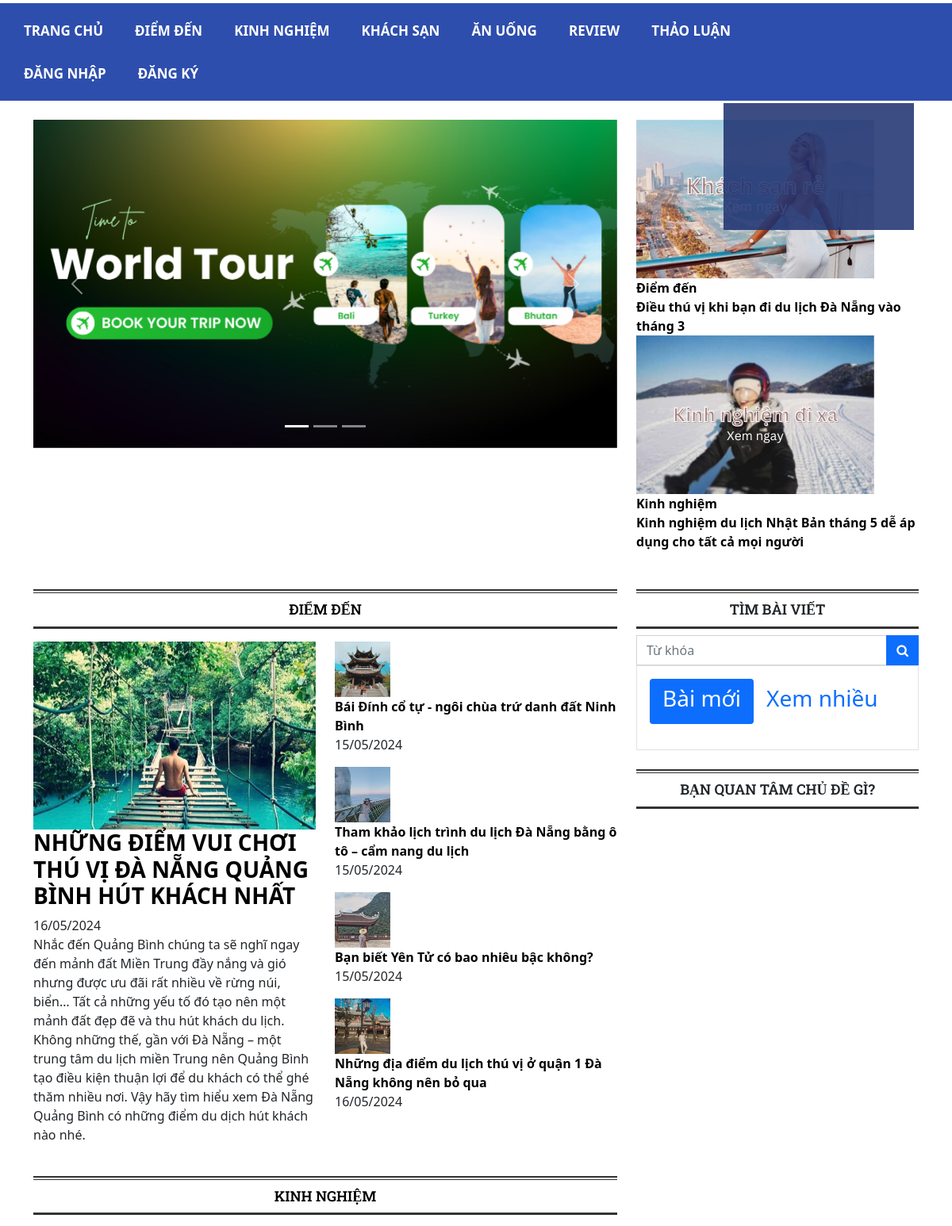
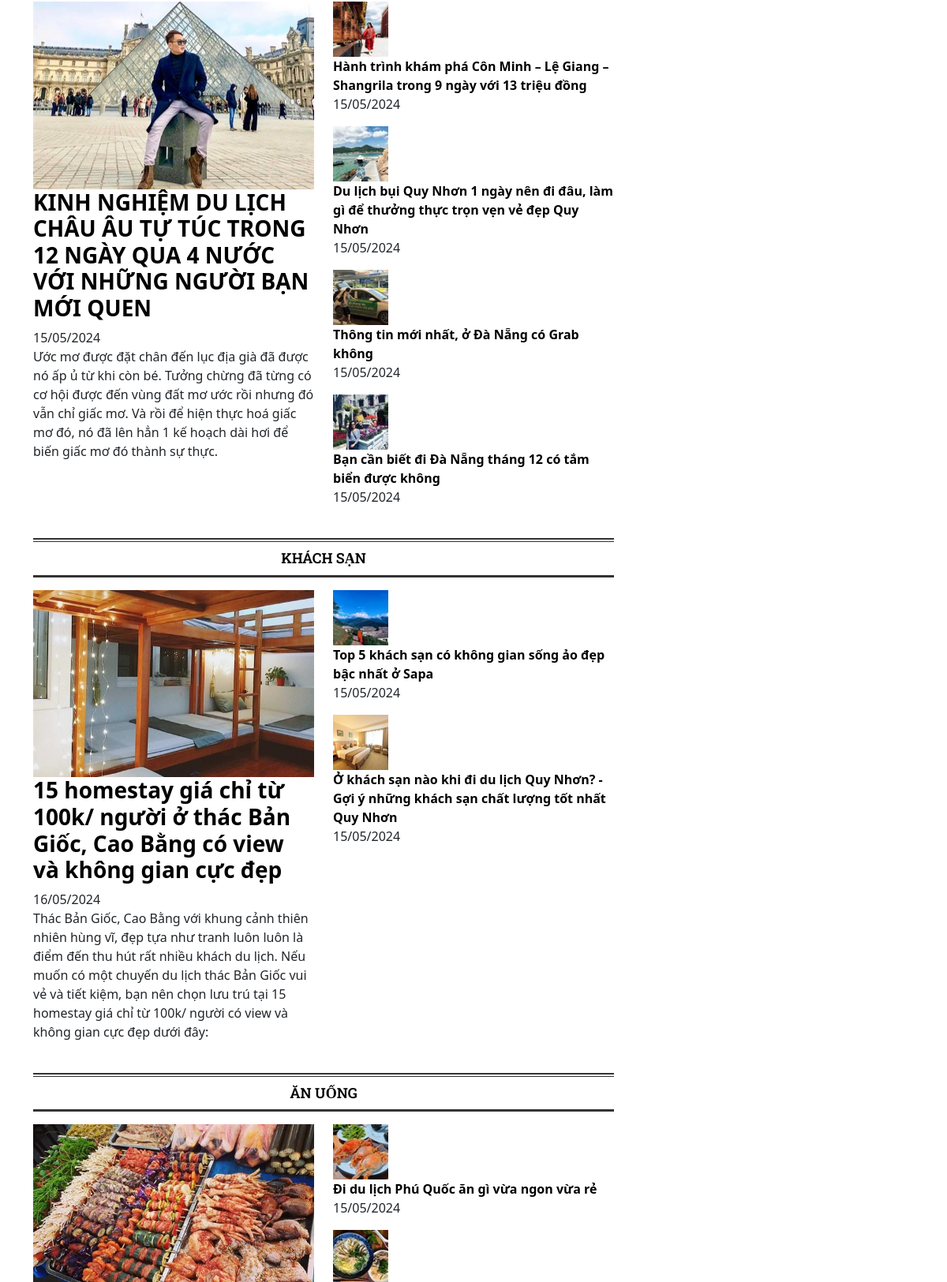
/Main/frontend/home.php (upper part), run on the app's committed database (2 pictures, top to bottom).
### tables this page shows
CREATE TABLE `danhmuc` (
  `danhmuc_id` int NOT NULL,
  `ten_danhmuc` varchar(255) NOT NULL
);

CREATE TABLE `baiviet` (
  `baiviet_id` int NOT NULL,
  `author_id` int NOT NULL,
  `danhmuc_id` int NOT NULL,
  `tieude` varchar(500) NOT NULL,
  `content` varchar(10000) NOT NULL,
  `anh` varchar(1000) NOT NULL,
  `tomtat` varchar(1000) NOT NULL,
  `Ngaytao` date NOT NULL,
  `luotxem` int NOT NULL
);

### Main/frontend/database.php (called while the page is built, shortened)
<?php
class Database
{
    public $host = "localhost";
    public $user = "root";
    public $pass  = "";
    public $dbname  = "review";
    public $link;
    private function connectDB()
    {
        $this->link = new mysqli(
            $this->host,
            $this->user,
            $this->pass,
            $this->dbname
        );
    }
    public function select($query)
    {
        $result = $this->link->query($query) or
            die($this->link->error . __LINE__);
        if ($result->num_rows > 0) {
            return $result;
        } else {
            return false;
        }
    }
}

### Main/backend/category_class.php (called while the page is built, shortened)
<?php
include_once "database.php";
?>
<?php
class category
{
    private $db;
    public function __construct()
    {
        $this->db = new Database();
    }
    public function show_category()
    {
        $query = "SELECT danhmuc.*, COUNT(baiviet.baiviet_id)
        FROM danhmuc LEFT JOIN baiviet ON danhmuc.danhmuc_id = baiviet.danhmuc_id
        GROUP BY danhmuc_id, ten_danhmuc
        ORDER BY danhmuc_id ASC";
        $result = $this->db->select($query);
        return $result;
    }
    public function show_name_category()
    {
        $query = "SELECT ten_danhmuc FROM danhmuc ORDER BY danhmuc_id ASC";
        $result = $this->db->select($query);
        return $result;
    }
}
?>

### Main/backend/article_class.php (called while the page is built, shortened)
<?php
include_once 'database.php';
?>
<?php
class article
{
    private $db;
    public function __construct()
    {
        $this->db = new Database();
    }
    public function show_top_article($top_article)
    {
        $query = "SELECT baiviet.*
        FROM baiviet JOIN danhmuc ON baiviet.danhmuc_id = danhmuc.danhmuc_id
        WHERE danhmuc.ten_danhmuc = '$top_article'
        ORDER BY baiviet_id
        LIMIT 5 ";
        $result = $this->db->select($query);
        return $result;
    }
}
?>

### Main/frontend/home.php (the view, shortened to what this page needs)
<?php
include 'header.php';
include_once "../backend/article_class.php";
include_once "../backend/category_class.php";
?>
<?php
$category = new category;
$show_name_category = $category->show_name_category();
$article = new article;
?>
<body id="top">
    <div class="container mt-4 pb-sm-5 pb-0">
        <div class="row">
            <div class="col-lg-8 col-md-12">
                <div id="carouselExampleIndicators" class="carousel slide" data-bs-ride="carousel">
                    <div class="carousel-indicators">
                        <button type="button" data-bs-target="#carouselExampleIndicators" data-bs-slide-to="0" class="active" aria-current="true" aria-label="Slide 1"></button>
                        <button type="button" data-bs-target="#carouselExampleIndicators" data-bs-slide-to="1" aria-label="Slide 2"></button>
                        <button type="button" data-bs-target="#carouselExampleIndicators" data-bs-slide-to="2" aria-label="Slide 3"></button>
                    </div>
                    <div class="carousel-inner">
                        <div class="carousel-item active">
                            <img src="img/baackground_2.png" class="d-block w-100" alt="ảnh">
                        </div>
                    </div>
                    <button class="carousel-control-prev" type="button" data-bs-target="#carouselExampleIndicators" data-bs-slide="prev">
                        <span class="carousel-control-prev-icon" aria-hidden="true"></span>
                    </button>
                    <button class="carousel-control-next" type="button" data-bs-target="#carouselExampleIndicators" data-bs-slide="next">
                        <span class="carousel-control-next-icon" aria-hidden="true"></span>
                    </button>
                </div>
            </div>
            <div class="col-lg-4 col-md-12 pl-lg-0">
                <div class="fixed-article">
                    <a href="/" class="item-overlay-text">
                        <div class="caption">
                            <span>Điểm đến</span>
                            <div>Điều thú vị khi bạn đi du lịch Đà Nẵng vào tháng 3</div>
                        </div>
                    </a>
                </div>
                <div class="fixed-article">
                    <a href="/" class="item-overlay-text">
                        <img src="img/2.png" class="img-fluid" alt="ảnh" />
                        <div class="caption">
                            <span>Kinh nghiệm</span>
                            <div>Kinh nghiệm du lịch Nhật Bản tháng 5 dễ áp dụng cho tất cả mọi người</div>
                        </div>
                    </a>
                </div>
            </div>
        </div>
        <div class="row mt-4">
            <?php
            if ($show_name_category) {
                $first_category = false;
                foreach ($show_name_category as $result_danhmuc) {
                    if (!$first_category) {
            ?>
                        <div class="col-lg-8">
                            <div class="blog-box-title mt-4">
                                <h2><a href="/"><?php echo $result_danhmuc['ten_danhmuc']; ?></a></h2>
                            </div>
                            <div class="row">
                                <div class="col-md-6">
                                    <?php
                                    $top_article = $result_danhmuc['ten_danhmuc'];
                                    $show_top_article = $article->show_top_article($top_article);
                                    if ($show_top_article) {
                                        $top_article_array = [];
                                        while ($row = $show_top_article->fetch_assoc()) {
                                            $top_article_array[] = $row;
                                        }
                                        $top_article_length = count($top_article_array);
                                        for ($i = 0; $i < $top_article_length; $i++) {
                                            $article_data = $top_article_array[$i];
                                            if ($i === 0) {
                                    ?>
                                                <div class="first-post">
                                                    <a href="detail.php?baiviet_id=<?php echo $article_data['baiviet_id']; ?>" class="zoom-img">
                                                        <img src="../backend/uploads/<?php echo $article_data["anh"]; ?>" class="img-fluid" alt="ảnh">
                                                    </a>
                                                    <h3><a href="detail.php?baiviet_id=<?php echo $article_data['baiviet_id']; ?>"><?php echo $article_data["tieude"]; ?></a></h3>
                                                    <div class="date-meta"><?php echo date('d/m/Y', strtotime($article_data['Ngaytao'])); ?></div>
                                                    <p><?php echo $article_data["tomtat"]; ?></p>
                                                </div>
                                    <?php
                                            } else {
                                                break;
                                            }
                                        }
                                    }
                                    ?>
                                </div>
                                <div class="col-md-6 mt-3 mt-md-0">
                                    <?php for ($i = 1; $i < $top_article_length; $i++) {
                                        $article_data = $top_article_array[$i];
                                    ?>
                                        <div class="item-article-list">
                                            <a href="detail.php?baiviet_id=<?php echo $article_data['baiviet_id']; ?>" class="img-thumb">
                                                <img src="../backend/uploads/<?php echo $article_data['anh']; ?>" alt="ảnh" width="70" height="70" />
                                            </a>
                                            <div class="caption">
                                                <a href="detail.php?baiviet_id=<?php echo $article_data['baiviet_id']; ?>"><?php echo $article_data['tieude']; ?></a>
                                                <p class="date-meta"><?php echo date('d/m/Y', strtotime($article_data['Ngaytao'])); ?></p>
                                            </div>
                                        </div>
                                    <?php   } ?>
                                </div>
                            </div>
                        </div>
            <?php
                    }
                    $first_category = true;
                }
            }
            ?>
            <?php
            include 'search.php';
            ?>
            <?php
            if ($show_name_category) {
                foreach ($show_name_category as $result_danhmuc) {
                    if ($result_danhmuc['ten_danhmuc'] != "ĐIỂM ĐẾN") {
            ?>
                        <div class="col-lg-8">
                            <div class="blog-box-title mt-4">
                                <h2><a href="/"><?php echo $result_danhmuc['ten_danhmuc']; ?></a></h2>
                            </div>
                            <div class="row">
                                <div class="col-md-6">
                                    <?php
                                    $top_article = $result_danhmuc['ten_danhmuc'];
                                    $show_top_article = $article->show_top_article($top_article);
                                    if ($show_top_article) {
                                        $top_article_array = [];
                                        while ($result = $show_top_article->fetch_assoc()) {
                                            $top_article_array[] = $result;
                                        }
                                        $top_article_length = count($top_article_array);
                                        for ($i = 0; $i < $top_article_length; $i++) {
                                            $article_data = $top_article_array[$i];
                                            if ($i === 0) {
                                    ?>
                                                <div class="first-post">
                                                    <a href="detail.php?baiviet_id=<?php echo $article_data['baiviet_id']; ?>" class="zoom-img">
                                                        <img src="../backend/uploads/<?php echo $article_data['anh']; ?>" class="img-fluid" alt="ảnh">
                                                    </a>
                                                    <h3><a href="detail.php?baiviet_id=<?php echo $article_data['baiviet_id']; ?>"><?php echo $article_data['tieude']; ?></a></h3>
                                                    <div class="date-meta"><?php echo date('d/m/Y', strtotime($article_data['Ngaytao'])); ?></div>
                                                    <p><?php echo $article_data["tomtat"]; ?></p>
                                                </div>
                                    <?php
                                            } else {
                                                break;
                                            }
                                        }
                                    }
                                    ?>
                                </div>
                                <div class="col-md-6 mt-3 mt-md-0">
                                    <?php for ($i = 1; $i < $top_article_length; $i++) {
                                        $article_data = $top_article_array[$i];
                                    ?>
                                        <div class="item-article-list ">
                                            <a href="detail.php?baiviet_id=<?php echo $article_data['baiviet_id']; ?>" class="img-thumb ">
                                                <img src="../backend/uploads/<?php echo $article_data['anh']; ?> " alt=" ảnh" width="70px" height="70px" />
                                            </a>
                                            <div class="caption ">
                                                <a href="detail.php?baiviet_id=<?php echo $article_data['baiviet_id']; ?>"><?php echo $article_data['tieude']; ?></a>
                                                <p class="date-meta "><?php echo date('d/m/Y', strtotime($article_data['Ngaytao'])); ?></p>
                                            </div>
                                        </div>
                                    <?php } ?>
                                </div>
                            </div>
                        </div>
            <?php
                    }
                }
            }
            ?>
        </div>
        <?php
        include 'footer.php';
        ?>
</body>
</html>

### Main/frontend/header.php (shortened to what this page needs)
<?php
include_once "../backend/category_class.php";
$category = new category;
$show_category = $category->show_category();
?>
<!DOCTYPE html>
<html lang="vi-VN">
<head>
    <link href="https://cdn.jsdelivr.net/npm/bootstrap@5.0.2/dist/css/bootstrap.min.css" rel="stylesheet">
    <link rel="stylesheet" href="style.css">
    <link rel="stylesheet" href="https://cdnjs.cloudflare.com/ajax/libs/font-awesome/4.7.0/css/font-awesome.min.css">
</head>
<body>
    <header class="navbar">
        <div class="navbar-left">
            <ul>
                <li><a href="home.php">TRANG CHỦ</a></li>
                <?php
                if ($show_category) {
                    while ($result = $show_category->fetch_assoc()) {
                ?>
                        <li><a href="place.php?danhmuc_id=<?php echo $result['danhmuc_id']; ?>"><?php echo $result['ten_danhmuc']; ?></a></li>
                <?php
                    }
                }
                ?>
                <li><a href="#">THẢO LUẬN</a></li>
            </ul>
        </div>
        <div class="navbar-right">
            <ul>
                <li id="login-link" style="display: none;"><a href="login.php"> ĐĂNG NHẬP</a></li>
                <li id="register-link" style="display: none;"><a href="register.php">ĐĂNG KÝ</a></li>
            </ul>
        </div>
    </header>
    <div class="sub-menu">
    </div>
</body>
</html>

### Main/frontend/style.css (style rules this page uses)
* { margin: 0; padding: 0; box-sizing: border-box; }
header ul { list-style-type: none; margin: 0!important; padding: 0; overflow: hidden; }
header li { float: left; }
header, .pagination-container li a { display: block; color: #2e4ead; text-align: center; margin-top: 4px; padding: 10px 10px; text-decoration: none; }
.navbar { background-color: #2e4ead; overflow: hidden; }
.navbar a { float: left; display: block; color: white; text-align: center; padding: 14px 20px; text-decoration: none; font-size: 17px; }
.blog-box-title { text-align: center; text-transform: uppercase; border-top: 2px #333 solid; }
.blog-box-title h2 { margin-top: 2px; font-size: 18px; border-bottom: 3px #333 solid; border-top: 1px #333 solid; padding: 10px 0; font-family: 'Roboto Slab', serif; font-weight: 600; }
.sub-menu { color: #eee; background-color: #1e3270dd; position: absolute; right: 3rem; width: 30vh; height: 20vh; margin-top: 3px; }

### Main/frontend/home.php (style rules this page uses)
a { text-decoration: none; color: #000; font-weight: 600; }

### data on the page
danhmuc: ten_danhmuc "ĐIỂM ĐẾN"
danhmuc: ten_danhmuc "KINH NGHIỆM"
danhmuc: ten_danhmuc "KHÁCH SẠN"
danhmuc: ten_danhmuc "ĂN UỐNG"
danhmuc: ten_danhmuc "REVIEW"
baiviet: anh (picture), tieude "NHỮNG ĐIỂM VUI CHƠI THÚ VỊ ĐÀ NẴNG QUẢNG BÌNH HÚT KHÁCH NHẤT", Ngaytao "16/05/2024", tomtat "Nhắc đến Quảng Bình chúng ta sẽ nghĩ ngay đến mảnh đất Miền Trung đầy nắng và gió nhưng được ưu đãi rất nhiều về rừng núi, biển… Tất cả những yếu tố đó tạo nên một mảnh đất đẹp đẽ và thu hút khách du lịch. Không những thế, gần với Đà Nẵng – một trung tâm du lịch miền Trung nên Quảng Bình tạo điều kiện thuận lợi để du khách có thể ghé thăm nhiều nơi. Vậy hãy tìm hiểu xem Đà Nẵng Quảng Bình có những điểm du dịch hút khách nào nhé."
baiviet: anh (picture), tieude "Bái Đính cổ tự - ngôi chùa trứ danh đất Ninh Bình", Ngaytao "15/05/2024"
baiviet: anh (picture), tieude "Tham khảo lịch trình du lịch Đà Nẵng bằng ô tô – cẩm nang du lịch", Ngaytao "15/05/2024"
baiviet: anh (picture), tieude "Bạn biết Yên Tử có bao nhiêu bậc không?", Ngaytao "15/05/2024"
baiviet: anh (picture), tieude "Những địa điểm du lịch thú vị ở quận 1 Đà Nẵng không nên bỏ qua", Ngaytao "16/05/2024"
baiviet: anh (picture), tieude "KINH NGHIỆM DU LỊCH CHÂU ÂU TỰ TÚC TRONG 12 NGÀY QUA 4 NƯỚC VỚI NHỮNG NGƯỜI BẠN MỚI QUEN", Ngaytao "15/05/2024", tomtat "Ước mơ được đặt chân đến lục địa già đã được nó ấp ủ từ khi còn bé. Tưởng chừng đã từng có cơ hội được đến vùng đất mơ ước rồi nhưng đó vẫn chỉ giấc mơ. Và rồi để hiện thực hoá giấc mơ đó, nó đã lên hẳn 1 kế hoạch dài hơi để biến giấc mơ đó thành sự thực."
baiviet: anh (picture), tieude "Hành trình khám phá Côn Minh – Lệ Giang – Shangrila trong 9 ngày với 13 triệu đồng", Ngaytao "15/05/2024"
baiviet: anh (picture), tieude "Du lịch bụi Quy Nhơn 1 ngày nên đi đâu, làm gì để thưởng thực trọn vẹn vẻ đẹp Quy Nhơn", Ngaytao "15/05/2024"
baiviet: anh (picture), tieude "Thông tin mới nhất, ở Đà Nẵng có Grab không", Ngaytao "15/05/2024"
baiviet: anh (picture), tieude "Bạn cần biết đi Đà Nẵng tháng 12 có tắm biển được không", Ngaytao "15/05/2024"
baiviet: anh (picture), tieude "15 homestay giá chỉ từ 100k/ người ở thác Bản Giốc, Cao Bằng có view và không gian cực đẹp", Ngaytao "16/05/2024", tomtat "Thác Bản Giốc, Cao Bằng với khung cảnh thiên nhiên hùng vĩ, đẹp tựa như tranh luôn luôn là điểm đến thu hút rất nhiều khách du lịch. Nếu muốn có một chuyến du lịch thác Bản Giốc vui vẻ và tiết kiệm, bạn nên chọn lưu trú tại 15 homestay giá chỉ từ 100k/ người có view và không gian cực đẹp dưới đây:"
baiviet: anh (picture), tieude "Top 5 khách sạn có không gian sống ảo đẹp bậc nhất ở Sapa", Ngaytao "15/05/2024"
baiviet: anh (picture), tieude "Ở khách sạn nào khi đi du lịch Quy Nhơn? - Gợi ý những khách sạn chất lượng tốt nhất Quy Nhơn", Ngaytao "15/05/2024"
baiviet: anh (picture)
baiviet: anh (picture), tieude "Đi du lịch Phú Quốc ăn gì vừa ngon vừa rẻ", Ngaytao "15/05/2024"
baiviet: anh (picture)
